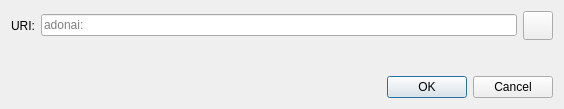
<?xml version="1.0" encoding="UTF-8"?>
<ui version="4.0">
 <class>OpenURIDialog</class>
 <widget class="QDialog" name="OpenURIDialog">
  <property name="geometry">
   <rect>
    <x>0</x>
    <y>0</y>
    <width>564</width>
    <height>109</height>
   </rect>
  </property>
  <property name="windowTitle">
   <string>Open adonai URI</string>
  </property>
  <layout class="QVBoxLayout" name="verticalLayout">
   <item>
    <layout class="QHBoxLayout" name="horizontalLayout">
     <item>
      <widget class="QLabel" name="label">
       <property name="text">
        <string>URI:</string>
       </property>
      </widget>
     </item>
     <item>
      <widget class="QValidatedLineEdit" name="uriEdit">
       <property name="placeholderText">
        <string notr="true">adonai:</string>
       </property>
      </widget>
     </item>
     <item>
      <widget class="QToolButton" name="pasteButton">
       <property name="toolTip">
        <string extracomment="Tooltip text for button that allows you to paste an address that is in your clipboard.">Paste address from clipboard</string>
       </property>
       <property name="text">
        <string/>
       </property>
       <property name="icon">
        <iconset resource="../adonai.qrc">
         <normaloff>:/icons/editpaste</normaloff>:/icons/editpaste
        </iconset>
       </property>
       <property name="iconSize">
        <size>
         <width>22</width>
         <height>22</height>
        </size>
       </property>
      </widget>
     </item>
    </layout>
   </item>
   <item>
    <spacer name="verticalSpacer">
     <property name="orientation">
      <enum>Qt::Vertical</enum>
     </property>
     <property name="sizeHint" stdset="0">
      <size>
       <width>20</width>
       <height>40</height>
      </size>
     </property>
    </spacer>
   </item>
   <item>
    <widget class="QDialogButtonBox" name="buttonBox">
     <property name="orientation">
      <enum>Qt::Horizontal</enum>
     </property>
     <property name="standardButtons">
      <set>QDialogButtonBox::Cancel|QDialogButtonBox::Ok</set>
     </property>
    </widget>
   </item>
  </layout>
 </widget>
 <customwidgets>
  <customwidget>
   <class>QValidatedLineEdit</class>
   <extends>QLineEdit</extends>
   <header>qt/qvalidatedlineedit.h</header>
  </customwidget>
 </customwidgets>
 <resources/>
 <connections>
  <connection>
   <sender>buttonBox</sender>
   <signal>accepted()</signal>
   <receiver>OpenURIDialog</receiver>
   <slot>accept()</slot>
   <hints>
    <hint type="sourcelabel">
     <x>248</x>
     <y>254</y>
    </hint>
    <hint type="destinationlabel">
     <x>157</x>
     <y>274</y>
    </hint>
   </hints>
  </connection>
  <connection>
   <sender>buttonBox</sender>
   <signal>rejected()</signal>
   <receiver>OpenURIDialog</receiver>
   <slot>reject()</slot>
   <hints>
    <hint type="sourcelabel">
     <x>316</x>
     <y>260</y>
    </hint>
    <hint type="destinationlabel">
     <x>286</x>
     <y>274</y>
    </hint>
   </hints>
  </connection>
 </connections>
</ui>
